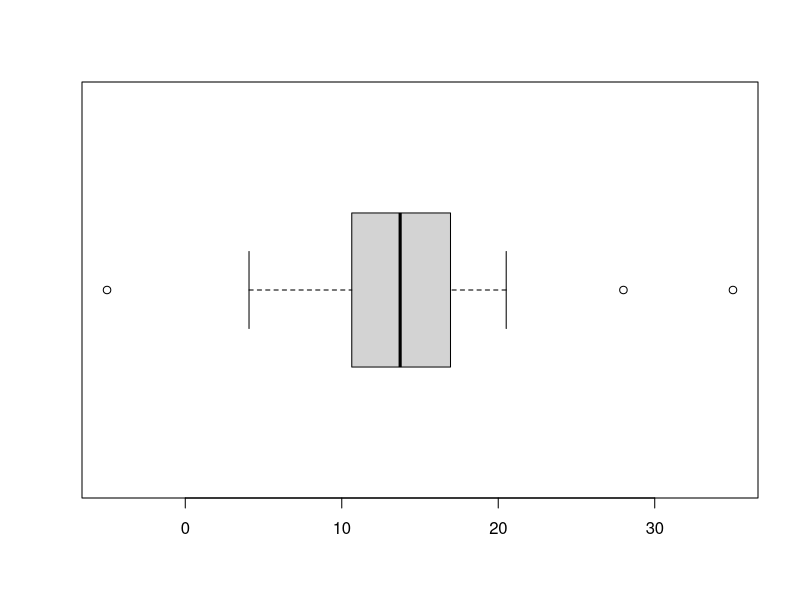
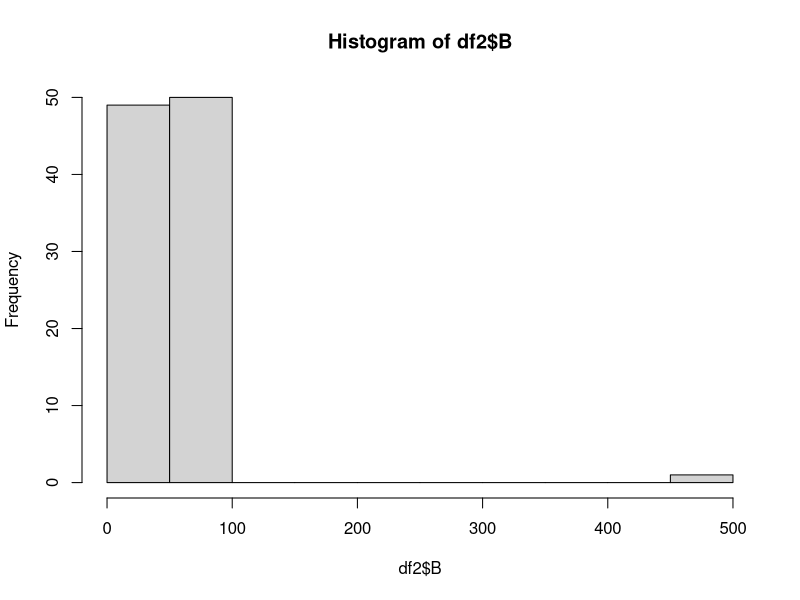
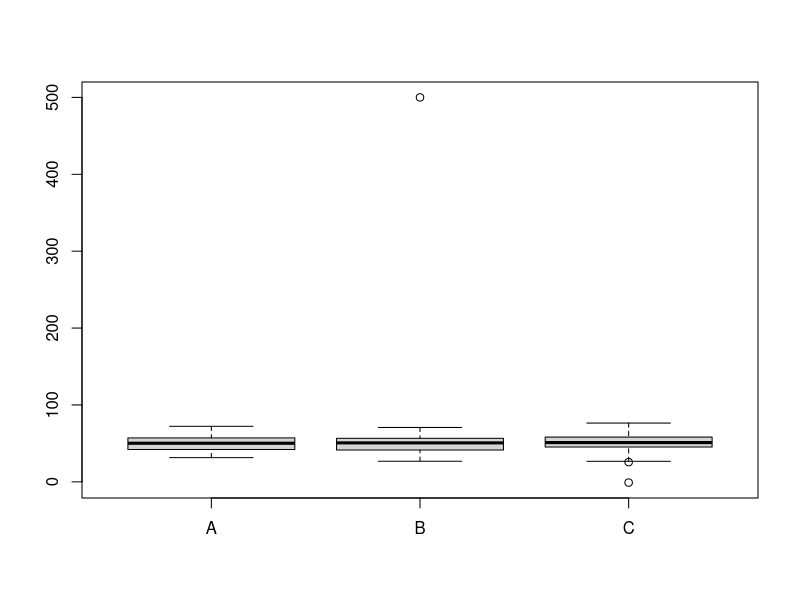

Source code (R) for these figures, in order: (Note: this script raises an error after producing the figures.)
# Introduction and exploring raw data

## Exploring raw data
## Understand the structure of your data
## Look at your data
## Visualize your data

## Visualizing your data
## hist() : View histogram of a single variable
## plot() : View plot of two variables

# Tidying data
library(tidyr)

## Gather columns into key-value pairs
## gather(data, key, value, ...)
## data : a data frame
## key : bare name of new key column
## value : bare name of new value column
## ... : bare names of columns to gather (or not)
wide_df <- data.frame(col = c("X", "Y"), A = c(1, 4), B = c(2, 5), C = c(3, 6))
gather(wide_df, my_key, my_val, -col)

## Spread key-value pairs into columns
## spread(data, key, value)
## data : a data frame
## key : bare name of column containing keys
## value : bare name of column containing values
long_df <- gather(wide_df, my_key, my_val, -col)
spread(long_df, my_key, my_val)

## Separate columns
## separate(data, col, into)
## data : a data frame
## col : bare name of column to separate
## into : character vector of new column names
treatments <- data.frame(patient = rep(c("X", "Y"), times = 3), treatment = rep(c("A", "B"), each = 3), year_mo = rep(c("2010-10", "2012-08", "2014-12"), each = 2), response = c(1, 4, 2, 5, 3, 6))
treatments <- separate(treatments, year_mo, c("year", "month"))

## Unite columns
## unite(data, col, ...)
## data : a data frame, sep = "-"
## col : bara name of new column
## ... : bare names of columns to unite
treatments <- unite(treatments, year_mo, year, month, sep = "-")

# Preparing data for analysis

## Types of variables in R
## numeric : 23.44, 120, NaN, Inf
## integer : 4L, 1123L
## factor : factor("Hello"), factor(8)
## logical : TRUE, FALSE, NA

## Type conversions
as.numeric(TRUE)

## Dates with lubridate
library(lubridate)
ymd("2015-08-25")
dmy("25 August 2015")
hms("13:33:09")
ymd_hms("2015/08/25 13.33.09")

## Key functions in stringr for cleaning data
library(stringr)
str_trim("   this is a test   ") 
str_pad("24493", width = 7, side = "left", pad = "0")
friends <- c("Sarah", "Tom", "Alice")
str_detect(friends, "Alice")
str_replace(friends, "Alice", "David")

## Other helpful functions in base R
## tolower : make all lowercase
## toupper : make all uppercase
tolower("I AN TALKING LOUDLY!!")
toupper("I an whispering...")

## Trimming and padding strings
str_trim(c("   Filip ", "Nick  ", " Jonathan"))
str_pad(c("23485W", "8823453Q", "994Z"), width = 9, side = "left", pad = "0")

## Missing values
## May be random, but dangerous to assume
## Sometimes associated with variable/outcome of interest
## in R, represented as NA
## May apper in other forms

## Special values
## Inf : Infinite value (indicative of outliers?)
1/0
1/0 + 1/0
33333^33333
## NaN : Not a number (rethink a variable?)
0/0
1/0 - 1/0

## Finding missing values
df <- data.frame(A = c(1, NA, 8, NA),
                 B = c(3, NA, 88, 23),
                 C = c(2, 45, 3, 1))
is.na(df)
any(is.na(df))
sum(is.na(df))

## Dealing with missing values
complete.cases(df) # find rows with no missing values
df[complete.cases(df), ]
na.omit(df)

## Outliers
set.seed(10)
x <- c(rnorm(30, mean = 15, sd = 5), -5, 28, 35)
boxplot(x, horizontal = TRUE)

## Finding outliers and errors
df2 <- data.frame(A = rnorm(100, 50, 10),
                  B = c(rnorm(99, 50, 10), 500),
                  C = c(rnorm(99, 50, 10), -1))
summary(df2)
hist(df2$B, greaks = 20)
boxplot(df2)



aaaaaa